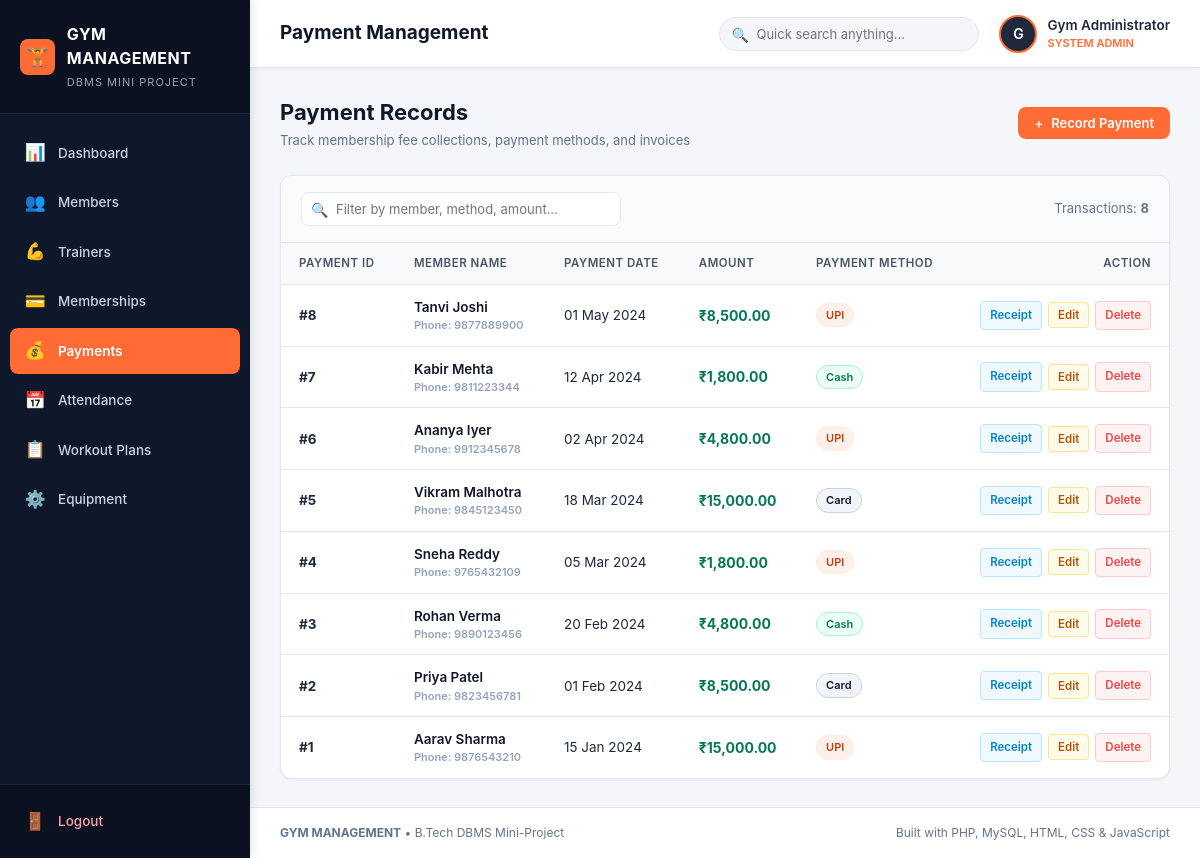
Screenshot of /payments.php (signed in) with the database file from the repository.
### tables this page shows
CREATE TABLE IF NOT EXISTS `Payment` (
    `payment_id` INT AUTO_INCREMENT PRIMARY KEY,
    `member_id` INT NOT NULL,
    `payment_date` DATE NOT NULL,
    `amount` DECIMAL(10,2) NOT NULL,
    `payment_method` ENUM('Cash', 'UPI', 'Card') NOT NULL,
    `created_at` TIMESTAMP DEFAULT CURRENT_TIMESTAMP,
    CONSTRAINT `fk_payment_member` 
        FOREIGN KEY (`member_id`) REFERENCES `Member`(`member_id`) 
        ON DELETE CASCADE ON UPDATE CASCADE
);

CREATE TABLE IF NOT EXISTS `Member` (
    `member_id` INT AUTO_INCREMENT PRIMARY KEY,
    `name` VARCHAR(100) NOT NULL,
    `gender` ENUM('Male', 'Female', 'Other') NOT NULL,
    `age` INT NOT NULL,
    `phone` VARCHAR(15) NOT NULL,
    `email` VARCHAR(100) NOT NULL,
    `join_date` DATE NOT NULL,
    `created_at` TIMESTAMP DEFAULT CURRENT_TIMESTAMP
);

### db.php (called while the page is built, shortened)
<?php
function format_currency($amount) {
    return "₹" . number_format((float)$amount, 2);
}
function format_date($date_str) {
    return date("d M Y", strtotime($date_str));
}
?>

### payments.php (the view, shortened to what this page needs)
<?php
require_once __DIR__ . '/header.php';
$payments_query = "
    SELECT p.*, m.name AS member_name, m.phone AS member_phone, m.email AS member_email
    FROM `Payment` p
    JOIN `Member` m ON p.member_id = m.member_id
    ORDER BY p.payment_date DESC, p.payment_id DESC
";
$payments_list = $conn->query($payments_query);
?>
<div class="page-header-row">
    <div class="page-title-group">
        <h2>Payment Records</h2>
        <p>Track membership fee collections, payment methods, and invoices</p>
    </div>
    <div class="page-actions">
        <button type="button" class="btn btn-primary" onclick="openModal('addPaymentModal')">
            <span>+</span> Record Payment
        </button>
    </div>
</div>
<div class="content-card">
    <div class="table-filter-bar">
        <div class="table-search">
            <span>🔍</span>
            <input type="text" placeholder="Filter by member, method, amount...">
        </div>
        <div style="font-size: 13px; color: var(--text-secondary);">
            Transactions: <strong><?php echo ($payments_list) ? $payments_list->num_rows : 0; ?></strong>
        </div>
    </div>
    <div class="table-responsive">
        <table class="data-table">
            <thead>
                <tr>
                    <th>Payment ID</th>
                    <th>Member Name</th>
                    <th>Payment Date</th>
                    <th>Amount</th>
                    <th>Payment Method</th>
                    <th style="text-align: right;">Action</th>
                </tr>
            </thead>
            <tbody>
                <?php if ($payments_list && $payments_list->num_rows > 0): ?>
                    <?php while ($row = $payments_list->fetch_assoc()): ?>
                        <tr>
                            <td><strong>#<?php echo $row['payment_id']; ?></strong></td>
                            <td style="font-weight: 600; color: var(--primary-navy);">
                                <?php echo htmlspecialchars($row['member_name']); ?>
                                <span style="font-size: 11px; color: var(--text-muted); display: block;">Phone: <?php echo htmlspecialchars($row['member_phone']); ?></span>
                            </td>
                            <td><?php echo format_date($row['payment_date']); ?></td>
                            <td style="font-weight: 700; color: #047857; font-size: 14px;">
                                <?php echo format_currency($row['amount']); ?>
                            </td>
                            <td>
                                <span class="badge <?php
                                    echo ($row['payment_method'] == 'UPI') ? 'badge-orange' :
                                        (($row['payment_method'] == 'Card') ? 'badge-navy' : 'badge-success');
                                ?>">
                                    <?php echo htmlspecialchars($row['payment_method']); ?>
                                </span>
                            </td>
                            <td style="text-align: right;">
                                <div class="action-buttons" style="justify-content: flex-end;">
                                    <a href="payments.php?receipt=<?php echo $row['payment_id']; ?>" class="btn-action btn-view" title="View Receipt">
                                        Receipt
                                    </a>
                                    <button type="button" class="btn-action btn-edit" title="Edit Payment" onclick="populateEditModal(<?php echo htmlspecialchars(json_encode($row)); ?>)">
                                        Edit
                                    </button>
                                    <a href="javascript:void(0);" class="btn-action btn-delete" title="Delete Payment" onclick="confirmDelete('payments.php?delete=<?php echo $row['payment_id']; ?>', 'Payment #<?php echo $row['payment_id']; ?>')">
                                        Delete
                                    </a>
                                </div>
                            </td>
                        </tr>
                    <?php endwhile; ?>
                <?php endif; ?>
            </tbody>
        </table>
    </div>
</div>
<?php require_once __DIR__ . '/footer.php'; ?>

### css/style.css (style rules this page uses)
:root { --primary-navy: #0f172a; --navy-light: #1e293b; --navy-hover: #334155; --accent-orange: #ff6b35; --accent-orange-hover: #e85924; --accent-orange-light: #fff0eb; --bg-light: #f4f6f9; --card-bg: #ffffff; --text-primary: #1e293b; --text-secondary: #64748b; --text-muted: #94a3b8; --border-color: #e2e8f0; --sidebar-width: 250px; --header-height: 68px; --color-success: #10b981; --color-success-bg: #ecfdf5; --color-danger: #ef4444; --color-danger-bg: #fef2f2; --color-warning: #f59e0b; --color-warning-bg: #fffbeb; --color-info: #0284c7; --color-info-bg: #f0f9ff; --radius-sm: 4px; --radius-md: 8px; --radius-lg: 12px; --shadow-sm: 0 1px 3px rgba(0, 0, 0, 0.05); --shadow-md: 0 4px 6px -1px rgba(0, 0, 0, 0.06), 0 2px 4px -1px rgba(0, 0, 0, 0.04); }
* { margin: 0; padding: 0; box-sizing: border-box; font-family: -apple-system, BlinkMacSystemFont, "Segoe UI", Roboto, "Helvetica Neue", Arial, sans-serif; }
body { background-color: var(--bg-light); color: var(--text-primary); min-height: 100vh; font-size: 14px; line-height: 1.5; }
.page-header-row { display: flex; align-items: center; justify-content: space-between; margin-bottom: 24px; flex-wrap: wrap; gap: 15px; }
.page-title-group h2 { font-size: 22px; font-weight: 700; color: var(--primary-navy); }
.page-title-group p { font-size: 13px; color: var(--text-secondary); margin-top: 2px; }
.page-actions { display: flex; align-items: center; gap: 12px; }
.btn { display: inline-flex; align-items: center; justify-content: center; gap: 8px; padding: 8px 16px; font-size: 13px; font-weight: 600; border-radius: var(--radius-md); cursor: pointer; border: none; text-decoration: none; transition: all 0.2s ease; }
.btn-primary { background-color: var(--accent-orange); color: #ffffff; }
.action-buttons { display: flex; align-items: center; gap: 6px; }
.btn-action { display: inline-flex; align-items: center; justify-content: center; padding: 5px 9px; font-size: 11.5px; font-weight: 600; border-radius: var(--radius-sm); text-decoration: none; border: none; cursor: pointer; transition: all 0.15s ease; }
.btn-view { background-color: var(--color-info-bg); color: var(--color-info); border: 1px solid #bae6fd; }
.btn-edit { background-color: var(--color-warning-bg); color: #b45309; border: 1px solid #fde68a; }
.btn-delete { background-color: var(--color-danger-bg); color: var(--color-danger); border: 1px solid #fecaca; }
.content-card { background-color: var(--card-bg); border-radius: var(--radius-lg); box-shadow: var(--shadow-sm); border: 1px solid var(--border-color); overflow: hidden; }
.table-responsive { width: 100%; overflow-x: auto; }
.data-table { width: 100%; border-collapse: collapse; text-align: left; font-size: 13.5px; }
.data-table thead th { background-color: #f8fafc; color: #475569; font-weight: 600; text-transform: uppercase; font-size: 11.5px; letter-spacing: 0.5px; padding: 12px 18px; border-bottom: 1px solid var(--border-color); white-space: nowrap; }
.data-table tbody td { padding: 12px 18px; border-bottom: 1px solid var(--border-color); color: var(--text-primary); vertical-align: middle; }
.data-table tbody tr:last-child td { border-bottom: none; }
.table-filter-bar { padding: 16px 20px; background-color: #fafbfc; border-bottom: 1px solid var(--border-color); display: flex; align-items: center; justify-content: space-between; gap: 15px; flex-wrap: wrap; }
.table-search { position: relative; max-width: 320px; width: 100%; }
.table-search input { width: 100%; padding: 8px 12px 8px 34px; border: 1px solid var(--border-color); border-radius: var(--radius-md); font-size: 13px; outline: none; background-color: #ffffff; }
.table-search span { position: absolute; left: 10px; top: 50%; transform: translateY(-50%); color: var(--text-muted); }
.badge { display: inline-block; padding: 3px 9px; font-size: 11px; font-weight: 600; border-radius: 12px; text-transform: capitalize; }
.badge-success { background-color: var(--color-success-bg); color: #047857; border: 1px solid #a7f3d0; }
.badge-orange { background-color: var(--accent-orange-light); color: #c2410c; border: 1px solid #ffedd5; }
.badge-navy { background-color: #f1f5f9; color: var(--primary-navy); border: 1px solid #cbd5e1; }

### rows the page displays
payment: payment_id "8", member.name "Tanvi Joshi", member.phone "9877889900", payment_date "01 May 2024", amount "₹8,500.00", payment_method "UPI"
payment: payment_id "7", member.name "Kabir Mehta", member.phone "9811223344", payment_date "12 Apr 2024", amount "₹1,800.00", payment_method "Cash"
payment: payment_id "6", member.name "Ananya Iyer", member.phone "9912345678", payment_date "02 Apr 2024", amount "₹4,800.00", payment_method "UPI"
payment: payment_id "5", member.name "Vikram Malhotra", member.phone "9845123450", payment_date "18 Mar 2024", amount "₹15,000.00", payment_method "Card"
payment: payment_id "4", member.name "Sneha Reddy", member.phone "9765432109", payment_date "05 Mar 2024", amount "₹1,800.00", payment_method "UPI"
payment: payment_id "3", member.name "Rohan Verma", member.phone "9890123456", payment_date "20 Feb 2024", amount "₹4,800.00", payment_method "Cash"
payment: payment_id "2", member.name "Priya Patel", member.phone "9823456781", payment_date "01 Feb 2024", amount "₹8,500.00", payment_method "Card"
payment: payment_id "1", member.name "Aarav Sharma", member.phone "9876543210", payment_date "15 Jan 2024", amount "₹15,000.00", payment_method "UPI"

### other values shown
$page_title "Payment Management"
substr($admin_name, 0, 1) "G"
$admin_name "Gym Administrator"
$payments_list->num_rows "8"
